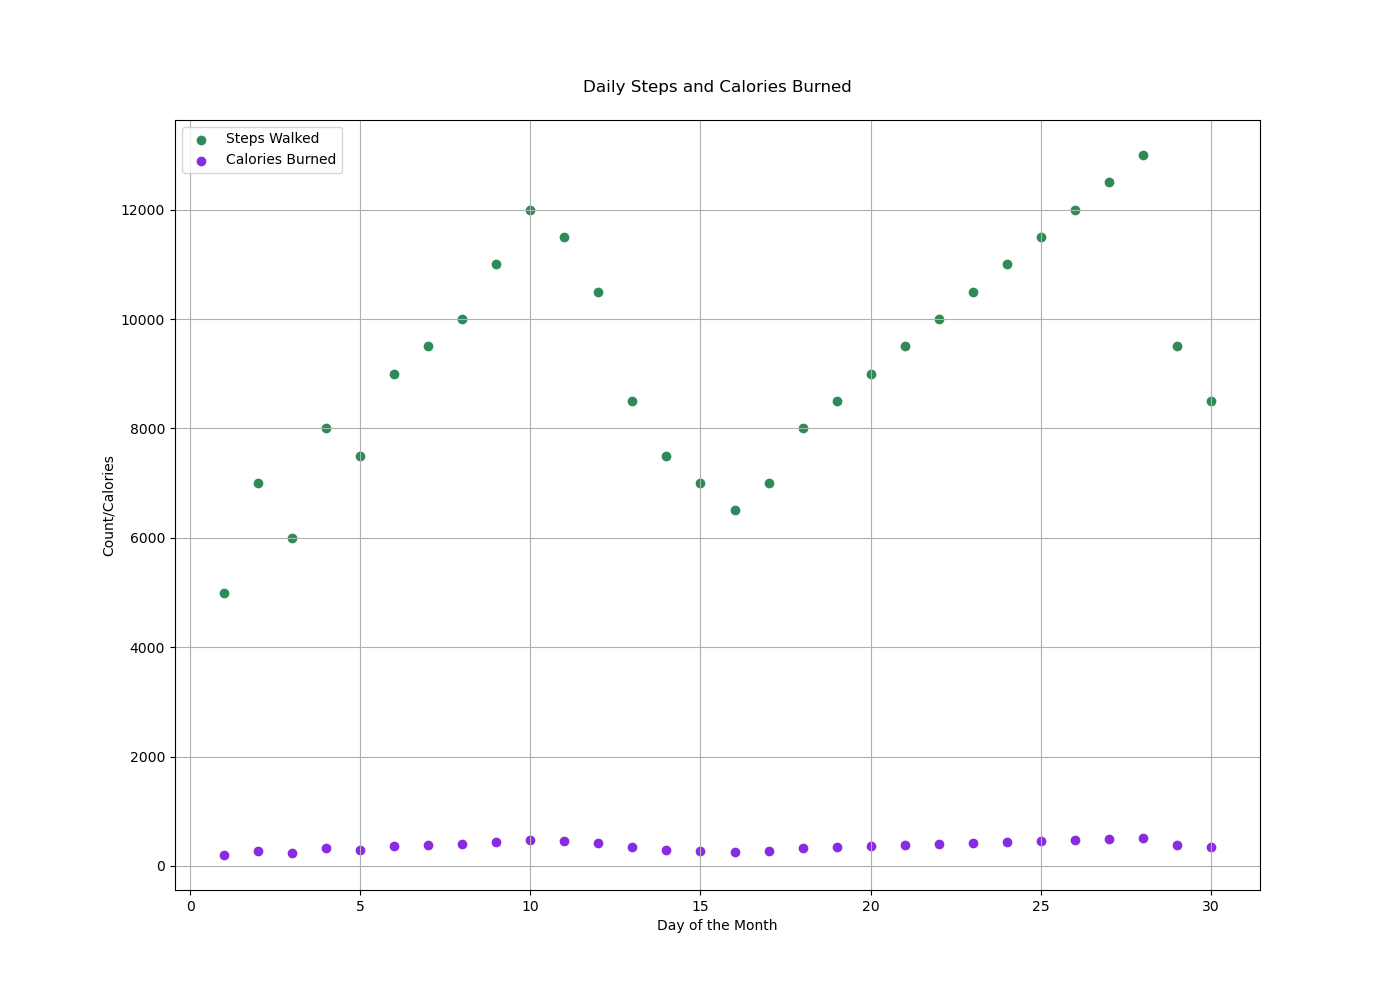

This chart was generated by the following Python code:

import matplotlib.pyplot as plt

# Data for plotting
days = [1, 2, 3, 4, 5, 6, 7, 8, 9, 10, 11, 12, 13, 14, 15, 16, 17, 18, 19, 20, 21, 22, 23, 24, 25, 26, 27, 28, 29, 30]
steps = [5000, 7000, 6000, 8000, 7500, 9000, 9500, 10000, 11000, 12000, 11500, 10500, 8500, 7500, 7000, 6500, 7000, 8000, 8500, 9000, 9500, 10000, 10500, 11000, 11500, 12000, 12500, 13000, 9500, 8500]
calories_burned = [200, 280, 240, 320, 300, 360, 380, 400, 440, 480, 460, 420, 340, 300, 280, 260, 280, 320, 340, 360, 380, 400, 420, 440, 460, 480, 500, 520, 380, 340]

# Create a scatterplot
plt.figure(figsize=(14, 10))
plt.scatter(days, steps, c="#2E8B57", label="Steps Walked")
plt.scatter(days, calories_burned, c="#8A2BE2", label="Calories Burned")

# Customize the chart
plt.title("Daily Steps and Calories Burned", pad=20)
plt.xlabel("Day of the Month")
plt.ylabel("Count/Calories")
plt.legend(loc='upper left')
plt.grid(True)

# Show the scatterplot
plt.show()
